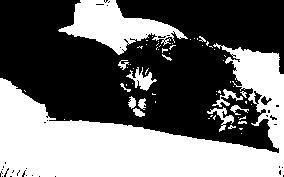
#> input picture labs/lab7/lab61binary.jpg, 284 x 177 px, found by its file name
$ python app.py -name /home/dima/KG/CG/labs/lab7/lab61binary.jpg -shift=1 -path=/home/dima/KG/CG/labs/lab7/result.jpg
#> lines starting #> are read from the running program, lines starting #| are printed output that depends on the picture; after the words box and inside, x2 and y2 are one past the last pixel; in counts of white or black regions, pixels touching at a corner belong together
### labs/lab7/utils.py
from PIL import Image, ImageDraw


# [8 lines left out: function compute_matrix_value, not called in this run]


def create_expand_matrix(image_matrix, matrix_height, matrix_width, shift):
    new_matrix_height, new_matrix_width = matrix_height + 2 * shift, matrix_width + 2 * shift
    expand_matrix = [[0] * new_matrix_width for _ in range(new_matrix_height)]

    for i in range(new_matrix_height):
        for j in range(new_matrix_width):
            pos_i, pos_j = i, j

            if pos_i >= shift:
                pos_i -= shift

            if pos_j >= shift:
                pos_j -= shift

            if pos_i >= matrix_height:
                pos_i -= shift

            if pos_j >= matrix_width:
                pos_j -= shift

            expand_matrix[i][j] = image_matrix[pos_i][pos_j]

    return expand_matrix, new_matrix_height, new_matrix_width


def draw_image(image_matrix, image_height, image_width, image, draw, file_name):
    """
    Draw image from a given matrix of pixel colors
    :param image_matrix: Two-dimensional array containing information about color channels of pixels
    :param image_height:
    :param image_width:
    :param image:
    :param draw:
    :param file_name: Path in which image is saved
    :return None
    """

    for i in range(image_height):
        for j in range(image_width):
            draw.point((i, j), (image_matrix[i][j], image_matrix[i][j], image_matrix[i][j]))

    image.save(file_name, "JPEG")


def start_processing(file_name):
    """
    Along the image path, returns all items for image processing
    :param file_name: Path to the required image
    :returns image processing tools: image, image width, image height, image pixels, draw
    """

    image = Image.open(file_name)
    image_height, image_width = image.size
    image_pixels = image.load()
    draw = ImageDraw.Draw(image)

    return image, image_height, image_width, image_pixels, draw


def end_processing(draw):
    """
    Close image processing tools
    :param draw:
    :return:
    """

    del draw


# [16 lines left out: function create_image_matrix, not called in this run]

### labs/lab7/app.py
import argparse
from utils import *


def create_binary_image_matrix(image_pixels, image_height, image_width):
    """
    The input array contains a tuple of 3 identical elements and brightness 0 or 255,
    the output contains only one element is equal 0 or 1
    :param image_pixels: Two-dimensional array containing information about color channels of pixels
    :param image_height:
    :param image_width:
    :return image_matrix: Two-dimensional array containing information about brightness of pixels
    """

    image_matrix = [[0] * image_width for _ in range(image_height)]

    for i in range(image_height):
        for j in range(image_width):
            image_matrix[i][j] = 1 if image_pixels[i, j][0] >= 127 else 0

    return image_matrix


def apply_median_filter(image_matrix, matrix_height, matrix_width, shift):
    """
    Apply median filter to image
    :param image_matrix: Binary matrix to which filter will be applied
    :param matrix_height:
    :param matrix_width:
    :param shift: 2 * shift + 1 - filter order
    :return image_matrix_with_filter: Image matrix after applying filter
    """

    image_matrix_with_filter = [[0] * matrix_width for _ in range(matrix_height)]
    expand_matrix, new_matrix_height, new_matrix_width = create_expand_matrix(image_matrix=image_matrix,
                                                                              matrix_height=matrix_height,
                                                                              matrix_width=matrix_width,
                                                                              shift=shift)

    for i in range(shift, new_matrix_height - shift):
        for j in range(shift, new_matrix_width - shift):

            sum_of_matrix = 0

            for pos_i in range(i - shift, i + shift + 1):
                for pos_j in range(j - shift, j + shift + 1):
                    sum_of_matrix += expand_matrix[pos_i][pos_j]

            image_matrix_with_filter[i - shift][j - shift] = 255 if sum_of_matrix > (
                    2 * shift + 1) ** 2 - sum_of_matrix else 0

    return image_matrix_with_filter


def parse():
    """
    Parse command line arguments
    :return command line arguments
    """

    parser = argparse.ArgumentParser()
    parser.add_argument('-name', help='Path to image')
    parser.add_argument('-shift', help='Size for average operator')
    parser.add_argument('-path', help='Result path with name')

    return parser.parse_args()


def main():
    args = parse()
    if args.name and args.shift and args.path:
        image, image_height, image_width, image_pixels, draw = start_processing(file_name=args.name)
#> in start_processing, image is the input picture: PIL image 284x177 RGB; min 0, max 255, mean 110.2
#> image_height = 284; image_width = 177

        image_matrix = create_binary_image_matrix(image_pixels=image_pixels,
                                                  image_height=image_height,
                                                  image_width=image_width)
#> in create_binary_image_matrix, `image_matrix = [[0] * image_width for _ in range(image_height)]`: image_matrix = 284 items
#> image_matrix = 284 items

        image_with_median_filter_matrix = apply_median_filter(image_matrix=image_matrix,
                                                              matrix_height=image_height,
                                                              matrix_width=image_width,
                                                              shift=int(args.shift))
#> in create_expand_matrix, `new_matrix_height, new_matrix_width = matrix_height + 2 * shift, matri..`: new_matrix_height = 286; new_matrix_width = 179
#> in create_expand_matrix, `expand_matrix = [[0] * new_matrix_width for _ in range(new_matrix_heig..`: expand_matrix = 286 items
#> in apply_median_filter, `expand_matrix, new_matrix_height, new_matrix_width = create_expand_mat..`: new_matrix_height = 286; new_matrix_width = 179
#> image_with_median_filter_matrix = 284 items

        draw_image(image_matrix=image_with_median_filter_matrix,
                   image_height=image_height,
                   image_width=image_width,
                   image=image,
                   draw=draw,
                   file_name=args.path)
#> in draw_image, `image.save(file_name, "JPEG")`:
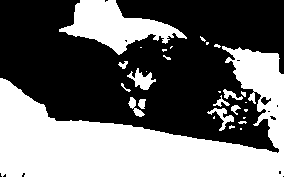
#> saved as result.jpg: PIL image 284x177 RGB; 43% white; 28 white regions (15 under 20 px), largest, box (x1, y1, x2, y2) and area: (0, 46, 284, 177) 17310, (59, 0, 187, 55) 3199, (127, 68, 156, 90) 285

        end_processing(draw=draw)
    else:
        raise AttributeError("Incorrect number of argument")

#python3 app.py -name "/home/dima/KG/CG/labs/lab7/lab61binary.jpg" -shift=1 -path="/home/dima/KG/CG/labs/lab7/result.jpg"
if __name__ == '__main__':
    main()
